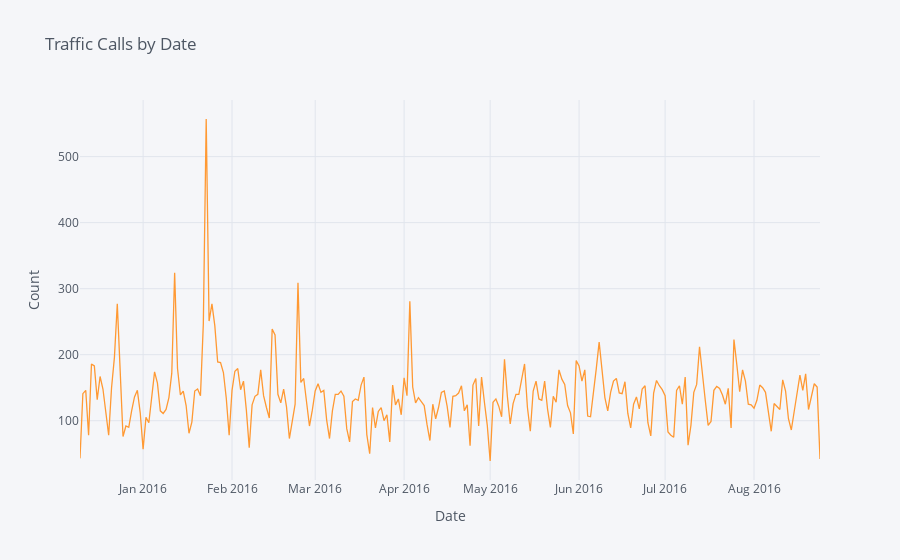

Notebook source saved alongside this figure:
### Code cell
calls_by_date_traffic.iplot(title='Traffic Calls by Date',
                            xTitle='Date', yTitle='Count')

#January 23, 2016 had the highest number of traffic calls 
# confirming our suspicion

### Figure 1 — Plotly figure (JSON) as saved in the notebook; plotly's stock layout.template omitted (floating-point values rounded to 4 significant figures; data arrays with more than 128 entries replaced by an {"elided": "..."} marker saying what was removed)
{"data": [{"line": {"color": "rgba(255, 153, 51, 1.0)", "dash": "solid", "shape": "linear", "width": 1.3}, "mode": "lines", "name": "lat", "text": "", "type": "scatter", "x": {"elided": "259 str values"}, "y": {"elided": "259 int values"}}], "layout": {"legend": {"bgcolor": "#F5F6F9", "font": {"color": "#4D5663"}}, "paper_bgcolor": "#F5F6F9", "plot_bgcolor": "#F5F6F9", "title": {"font": {"color": "#4D5663"}, "text": "Traffic Calls by Date"}, "xaxis": {"gridcolor": "#E1E5ED", "showgrid": true, "tickfont": {"color": "#4D5663"}, "title": {"font": {"color": "#4D5663"}, "text": "Date"}, "zerolinecolor": "#E1E5ED"}, "yaxis": {"gridcolor": "#E1E5ED", "showgrid": true, "tickfont": {"color": "#4D5663"}, "title": {"font": {"color": "#4D5663"}, "text": "Count"}, "zerolinecolor": "#E1E5ED"}}}
